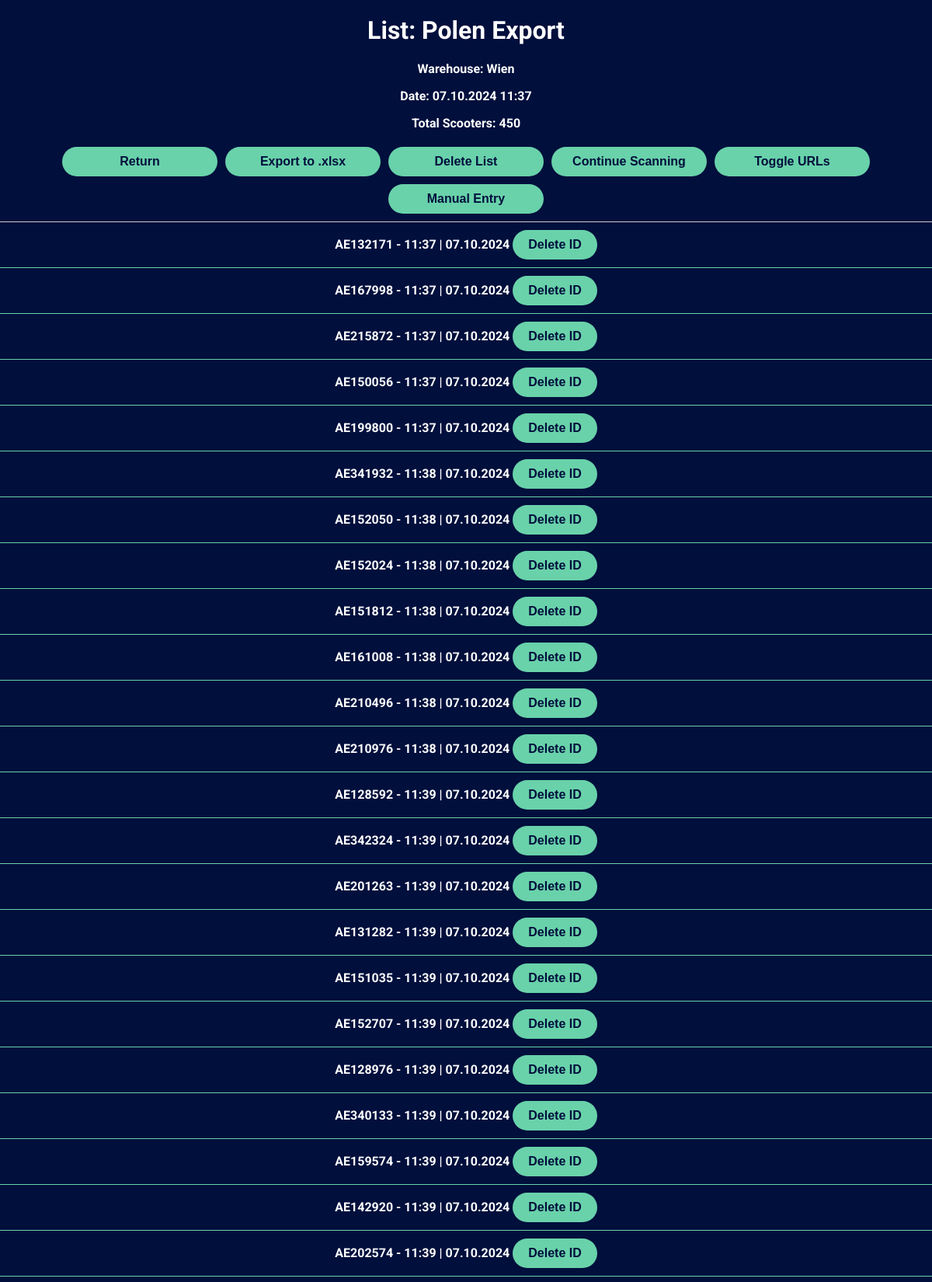
/list/2 (upper part), run on the app's committed database.
### app.py (models this page shows)
class List(db.Model):
    logging.debug("Defining List model.")
    id = db.Column(db.Integer, primary_key=True)
    name = db.Column(db.String(100))
    warehouse = db.Column(db.String(100))
    timestamp = db.Column(db.DateTime, default=get_local_time)
    scans = db.relationship('Scan', backref='list', lazy=True, cascade='all, delete-orphan')
    is_validated = db.Column(db.Boolean, default=False)
    validation_timestamp = db.Column(db.DateTime)
    validations = db.relationship('Validation', backref='list', lazy=True, cascade='all, delete-orphan')

class Scan(db.Model):
    logging.debug("Defining Scan model.")
    id = db.Column(db.Integer, primary_key=True)
    scooter_id = db.Column(db.String(200))
    timestamp = db.Column(db.DateTime, default=get_local_time)
    list_id = db.Column(db.Integer, db.ForeignKey('list.id'), nullable=False)

### app.py (the view)
@app.route('/list/<int:list_id>')
def view_list(list_id):
    logging.debug(f"Viewing list {list_id}.")
    current_list = List.query.get(list_id)
    if current_list:
        logging.debug(f"List found: {current_list.id}")
        scans = current_list.scans
        logging.debug(f"Total scans in list: {len(scans)}")
        for scan in scans:
            scan.scooter_id_short = normalize_scooter_id(scan.scooter_id)
        return render_template('view_list.html', list=current_list, scans=scans)
    else:
        logging.debug(f"List {list_id} not found.")
        return 'List not found', 404

### app.py (called while the page is built)
def normalize_scooter_id(scooter_id):
    logging.debug(f"Normalizing scooter ID: {scooter_id}")
    prefixes = ['https://tier.app/', 'https://qr.tier-services.io/']
    for prefix in prefixes:
        if scooter_id.startswith(prefix):
            scooter_id = scooter_id[len(prefix):]
            break
    scooter_id = scooter_id.upper()
    logging.debug(f"Normalized scooter ID: {scooter_id}")
    return scooter_id

### templates/view_list.html (shortened to what this page needs)
<!DOCTYPE html>
<html lang="en">
<head>
    <link rel="stylesheet" href="{{ url_for('static', filename='css/style.css') }}">
</head>
<body>
    <h1>List: {{ list.name }}</h1>
    <p>Warehouse: {{ list.warehouse }}</p>
    <p>Date: {{ list.timestamp.strftime('%d.%m.%Y %H:%M') }}</p>
    <p>Total Scooters: <span id="total-scooters">{{ scans|length }}</span></p>
    <div id="button-container">
        <button onclick="window.location.href='/lists'">Return</button>
        <button onclick="exportList()">Export to .xlsx</button>
        <button onclick="deleteList()">Delete List</button>
        <button onclick="continueScanning()">Continue Scanning</button>
        <button onclick="toggleURLs()">Toggle URLs</button>
        <button onclick="manualEntry()">Manual Entry</button>
    </div>
    <div id="list-container">
        <ul id="scooter-list">
            {% for scan in scans %}
            <li>
                <a href="{{ scan.scooter_id }}" target="_blank">
                    <span class="scooter-id" data-full-id="{{ scan.scooter_id }}" data-short-id="{{ scan.scooter_id_short }}">{{ scan.scooter_id_short }}</span>
                </a> - {{ scan.timestamp.strftime('%H:%M | %d.%m.%Y') }}
                <button onclick="deleteScan({{ scan.id }}, '{{ scan.scooter_id_short }}')">Delete ID</button>
            </li>
            {% else %}
            <li>No scooters scanned.</li>
            {% endfor %}
        </ul>
    </div>
</body>
</html>

### static/css/style.css (style rules this page uses)
body { margin: 0; font-family: 'Roboto', sans-serif; text-align: center; background-color: #000f3c; font-weight: bold; color: white; overflow-y: auto; }
h1, h2, p, button, input, label { font-weight: bold; }
h1 { text-align: center; margin-top: 20px; }
#button-container { display: flex; flex-wrap: wrap; justify-content: center; align-items: center; margin: 5px; position: relative; z-index: 2; }
#button-container button { margin: 5px; flex: 1 1 45%; max-width: 200px; }
#list-container { position: relative; width: 100%; background-color: #000f3c; overflow-y: auto; border-top: 1px solid #ccc; color: white; z-index: 1; max-height: calc(100vh - 200px); }
#scooter-list { list-style-type: none; padding: 0; margin: 0; }
#scooter-list li { padding: 10px; border-bottom: 1px solid #69d2aa; }
button { padding: 10px 20px; font-size: 16px; background-color: #69d2aa; color: #000f3c; border: none; border-radius: 30px; cursor: pointer; font-weight: bold; }
h1, h2, p { color: white; }
a { color: inherit; text-decoration: none; }

### data on the page
List: name "Polen Export", warehouse "Wien", timestamp "07.10.2024 11:37"
Scan: scooter_id_short "AE132171", timestamp "11:37 | 07.10.2024"
Scan: scooter_id_short "AE167998", timestamp "11:37 | 07.10.2024"
Scan: scooter_id_short "AE215872", timestamp "11:37 | 07.10.2024"
Scan: scooter_id_short "AE150056", timestamp "11:37 | 07.10.2024"
Scan: scooter_id_short "AE199800", timestamp "11:37 | 07.10.2024"
Scan: scooter_id_short "AE341932", timestamp "11:38 | 07.10.2024"
Scan: scooter_id_short "AE152050", timestamp "11:38 | 07.10.2024"
Scan: scooter_id_short "AE152024", timestamp "11:38 | 07.10.2024"
Scan: scooter_id_short "AE151812", timestamp "11:38 | 07.10.2024"
Scan: scooter_id_short "AE161008", timestamp "11:38 | 07.10.2024"
Scan: scooter_id_short "AE210496", timestamp "11:38 | 07.10.2024"
Scan: scooter_id_short "AE210976", timestamp "11:38 | 07.10.2024"
Scan: scooter_id_short "AE128592", timestamp "11:39 | 07.10.2024"
Scan: scooter_id_short "AE342324", timestamp "11:39 | 07.10.2024"
Scan: scooter_id_short "AE201263", timestamp "11:39 | 07.10.2024"
Scan: scooter_id_short "AE131282", timestamp "11:39 | 07.10.2024"
Scan: scooter_id_short "AE151035", timestamp "11:39 | 07.10.2024"
Scan: scooter_id_short "AE152707", timestamp "11:39 | 07.10.2024"
Scan: scooter_id_short "AE128976", timestamp "11:39 | 07.10.2024"
Scan: scooter_id_short "AE340133", timestamp "11:39 | 07.10.2024"
Scan: scooter_id_short "AE159574", timestamp "11:39 | 07.10.2024"
Scan: scooter_id_short "AE142920", timestamp "11:39 | 07.10.2024"
Scan: scooter_id_short "AE202574", timestamp "11:39 | 07.10.2024"

### other printed values
{{ scans|length }} "450"
